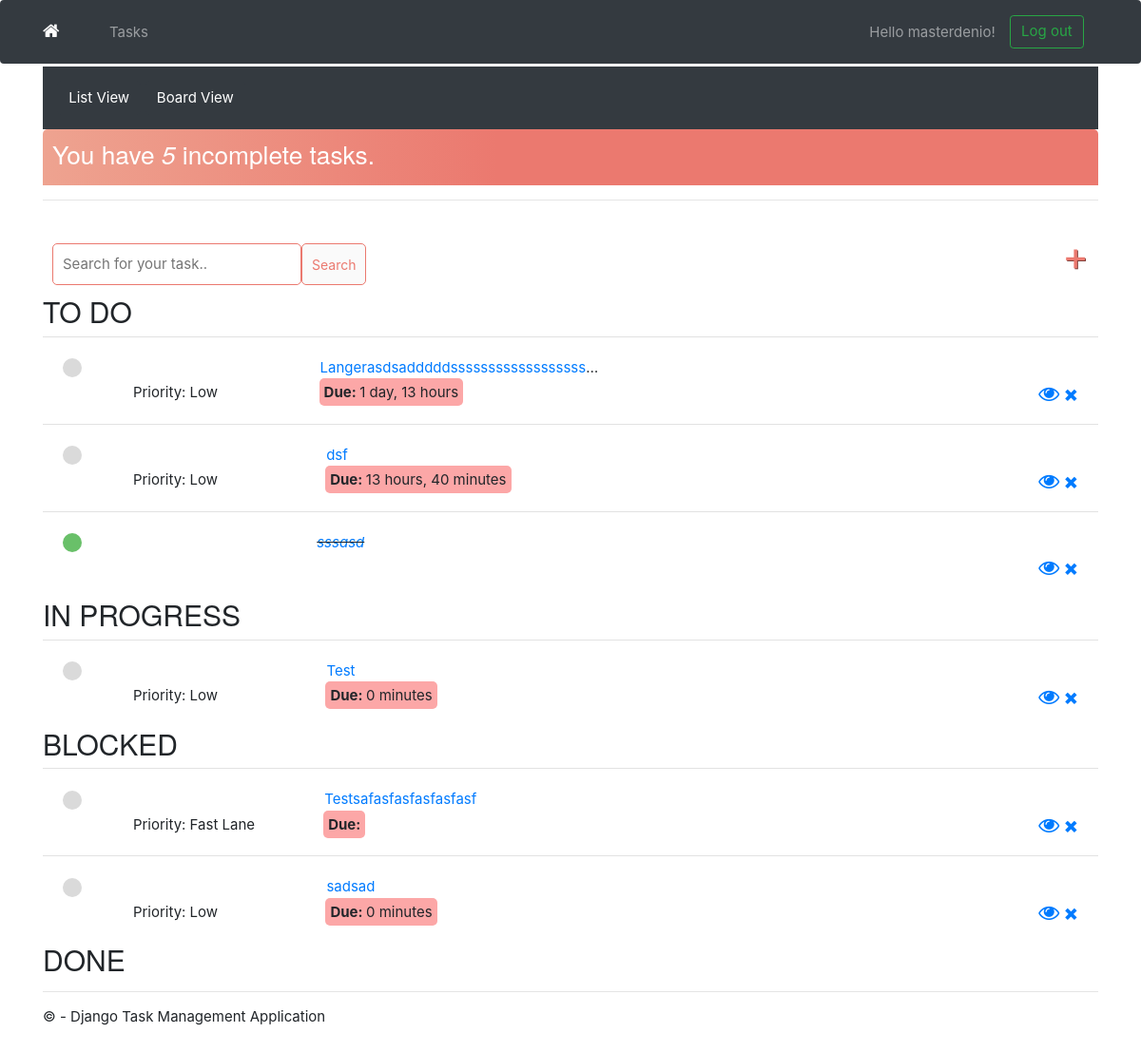
The page /task/ (signed in) on the database as committed earlier.
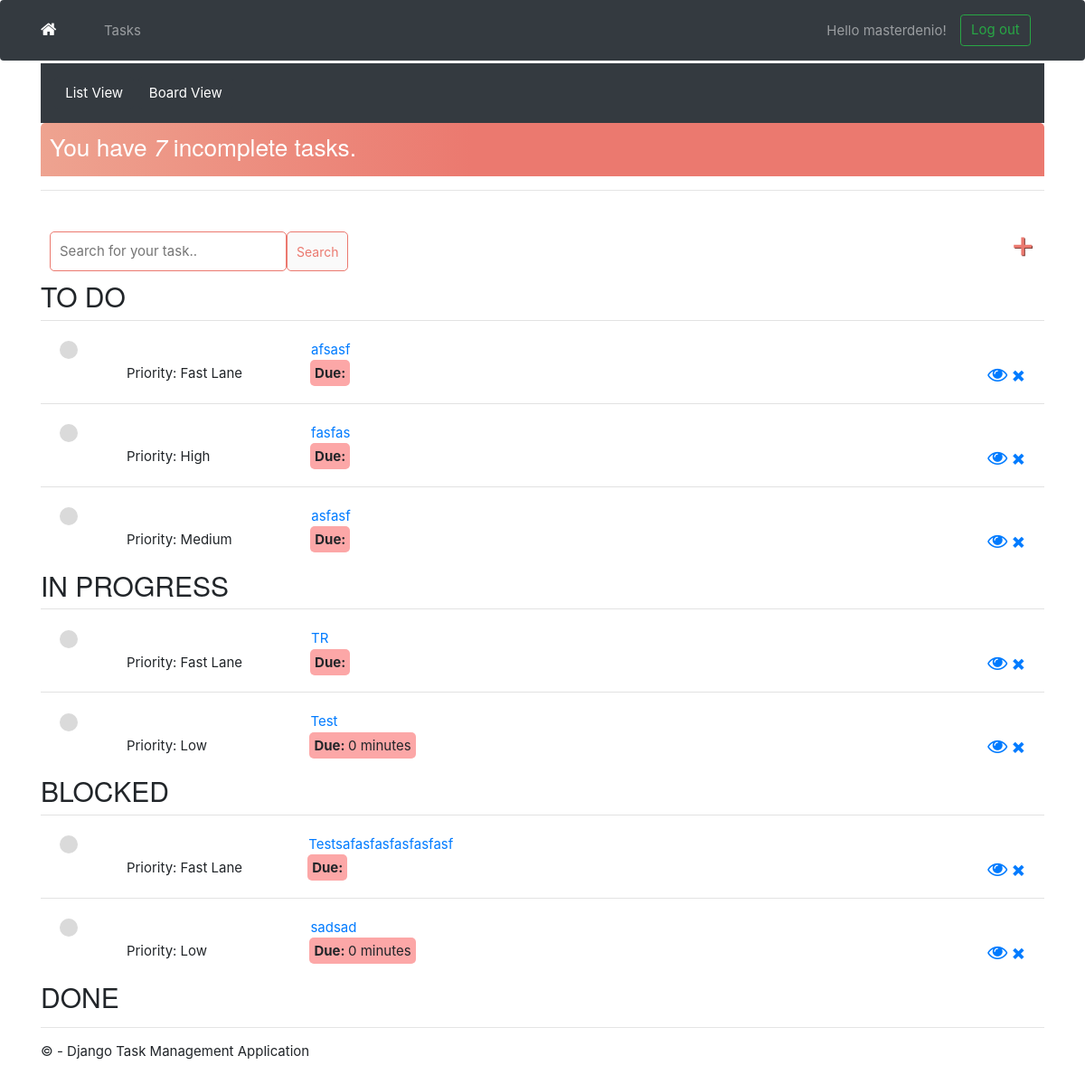
The same page on the database as committed later.
### app/models.py (models this page shows)
class Task(models.Model):
    PRIORITY_CHOICES = [
        ('L', 'Low'),
        ('M', 'Medium'),
        ('H', 'High'),
        ('F', 'Fast Lane'),
    ]
    due_date = models.DateField(
        auto_now_add=False, auto_now=False, blank=True, null=True)
    user = models.ForeignKey(
        User, on_delete=models.CASCADE, null=True, blank=True)
    title = models.CharField(max_length=200)
    description = models.TextField(null=True, blank=True)
    complete = models.BooleanField(default=False)
    create = models.DateTimeField(auto_now_add=True)
    update = models.DateTimeField(auto_now=True)
    priority = models.CharField(
        max_length=1,
        choices=PRIORITY_CHOICES,
        default='L',
    )
    STATUS_CHOICES = [
        ('TO DO', 'To do'),
        ('IN PROGRESS', 'In progress'),
        ('BLOCKED', 'Blocked'),
        ('DONE', 'Done'),
    ]
    status = models.CharField(
        max_length=12,
        choices=STATUS_CHOICES,
        default='TO DO',
    )
    def __str__(self):
        return self.title
    class Meta:
        ordering = ['complete']

### app/views.py (the view)
# urls.py: path('task/', views.TaskList.as_view(), name='tasks'),
class TaskList(LoginRequiredMixin, ListView):
    model = Task
    context_object_name = 'tasks'
    def get_context_data(self, **kwargs):
        context = super().get_context_data(**kwargs)
        context['tasks'] = context['tasks'].filter(user=self.request.user)
        context['tasks_by_status'] = {
            'TO DO': context['tasks'].filter(status='TO DO'),
            'IN PROGRESS': context['tasks'].filter(status='IN PROGRESS'),
            'BLOCKED': context['tasks'].filter(status='BLOCKED'),
            'DONE': context['tasks'].filter(status='DONE'),
        }
        search_input = self.request.GET.get('search-area') or ''
        if search_input:
            context['tasks'] = context['tasks'].filter(
                title__startswith=search_input)
        context['search_input'] = search_input
        context['count'] = context['tasks'].filter(complete=False).count()
        dates = context['tasks'].dates('due_date', 'day')
        tasks_by_date = {date: context['tasks'].filter(
            due_date=date).order_by('-priority') for date in dates}
        context['tasks_by_date'] = tasks_by_date
        return context
    def get_queryset(self):
        search_input = self.request.GET.get('search-area') or ''
        if search_input:
            tasks = Task.objects.filter(user=self.request.user, title__startswith=search_input)
        else:
            tasks = Task.objects.filter(user=self.request.user)
        priority_order = {'F': 1, 'H': 2, 'M': 3, 'L': 4}
        tasks = tasks.annotate(priority_order=models.Case(
            *[models.When(priority=key, then=value) for key, value in priority_order.items()],
            default=0,
            output_field=models.IntegerField(),
        )).order_by('priority_order', 'priority')
        return tasks

### app/templates/app/task_list.html (shortened to what this page needs)
{% extends 'app/layout.html' %}
{% load static %}
{% block content %}
<div class="container-fluid bg-dark text-white py-3">
    <a href="{% url 'tasks' %}" class="btn btn-dark text-white>">List View</a>
    <a href="{% url 'task-board' %}" class="btn btn-dark text-white>">Board View</a>
</div>
<div class="header-bar">
    <div>
        <h3>You have <i>{{ count }}</i> incomplete task{{ count|pluralize:"s" }}.</h3>
    </div>
</div>
<hr>
<div id="search-add-wrapper">
    <form method="GET" style="margin-top: 20px; display: flex;">
        <input type="text" name='search-area' value="{{ search_input }}" placeholder="Search for your task.." />
        <input class="button" type="submit" value='Search' />
    </form>
    <a id="add-link" href="{% url 'task-create' %}">&#x2b;</a>
</div>
<div class="task-items-wrapper">
    {% for status, tasks in tasks_by_status.items %}
    <h2>{{ status }}</h2>
    {% for task in tasks %}
    <div class="task-wrapper">
        {% if task.complete %}
        <table>
            <tr>
                <td style="text-align: left;">
                    <div class="task-complete-icon"></div>
                </td>
                <td style="text-align: left; max-width: 20em; white-space: nowrap; overflow: hidden; text-overflow: ellipsis;">
                    <i><s><a href="{% url 'task-update' task.id %}">{{ task }}</a></s></i>
                </td>
            <tr>
                <td style="width: 20em;"></td>
            </tr>
            <td style="width: 300px;"></td>
            <td style="width: 300px;"></td>
            <td style="width: 600px; text-align: right;">
                <div class="delete-link">
                    <a class="fa fa-eye" href="{% url 'task' task.id %}" style="text-decoration: none"></a>
                    <a href="{% url 'task-delete' task.id %}" style="text-decoration: none">&#215;</a>
                </div>
            </td>
            </tr>
        </table>
        {% else %}
        <table>
            <tr>
                <td style="text-align: left;">
                    <div class="task-incomplete-icon"></div>
                </td>
                <td style="text-align: left; max-width: 20em; white-space: nowrap; overflow: hidden; text-overflow: ellipsis;">
                    <a href="{% url 'task-update' task.id %}">{{ task }}</a>
                </td>
            </tr>
            <tr>
                <td style="width: 20em;"></td>
            </tr>
            <tr>
                <td style="text-align: left; word-wrap: break-word; padding-left: 5em;">
                    <span class="task-priority">Priority: {{ task.get_priority_display }}</span>
                </td>
                <td style="width: 300px; text-align: left; word-wrap: break-word; padding-left: 0em;">
                    <span class="timer"><b>Due: </b>{{ task.due_date|timeuntil }}</span>
                </td>
                <td style="width: 600px; text-align: right;">
                    <div class="delete-link">
                        <a class="fa fa-eye" href="{% url 'task' task.id %}" style="text-decoration: none"></a>
                        <a href="{% url 'task-delete' task.id %}" style="text-decoration: none">&#215;</a>
                    </div>
                </td>
            </tr>
        </table>
        {% endif %}
    </div>
    {% endfor %}
    {% empty %}
    <h2>No items in list</h2>
    {% endfor %}
</div>
{% endblock content %}

Rows that differ between the two databases and show on the page:
removed Task: title "Langerasdsadddddssssssssssssssssss…", priority "Low", due_date "1 day, 13 hours", shown under "TO DO"
removed Task: title "dsf", priority "Low", due_date "13 hours, 40 minutes", shown under "TO DO"
removed Task: title "sssasd", shown under "TO DO"
added Task: title "afsasf", priority "Fast Lane", shown under "TO DO"
added Task: title "fasfas", priority "High", shown under "TO DO"
added Task: title "asfasf", priority "Medium", shown under "TO DO"
added Task: title "TR", priority "Fast Lane", shown under "IN PROGRESS"
Other text that changed with them:
{{ count }}: "5" → "7"
